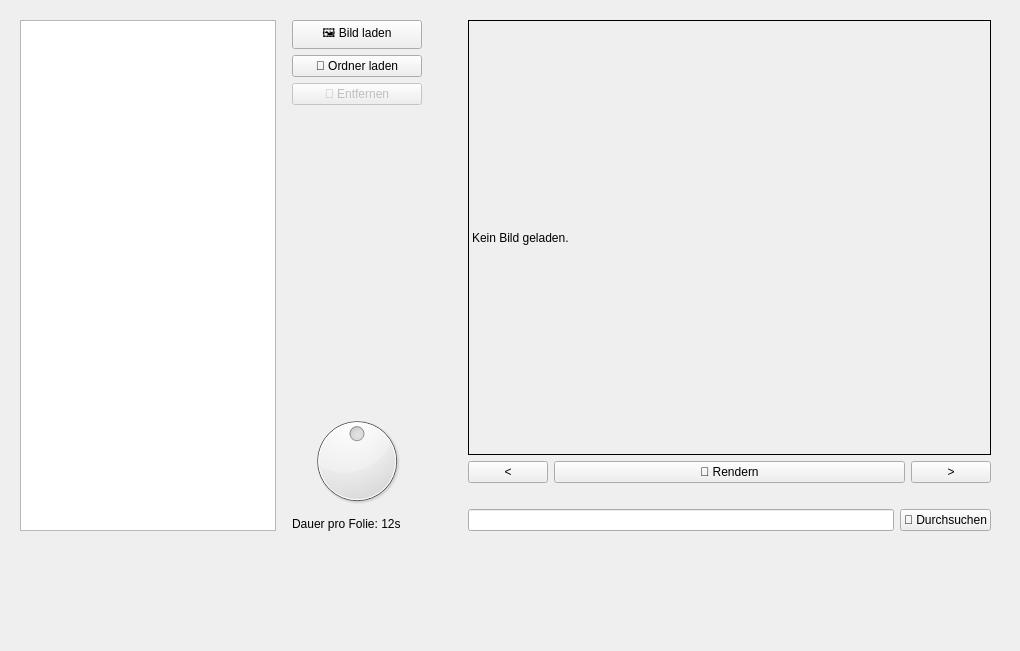
<?xml version="1.0" encoding="UTF-8"?>
<ui version="4.0">
 <class>MainWindow</class>
 <widget class="QMainWindow" name="MainWindow">
  <property name="geometry">
   <rect>
    <x>0</x>
    <y>0</y>
    <width>1020</width>
    <height>651</height>
   </rect>
  </property>
  <property name="sizePolicy">
   <sizepolicy hsizetype="Preferred" vsizetype="Preferred">
    <horstretch>0</horstretch>
    <verstretch>0</verstretch>
   </sizepolicy>
  </property>
  <property name="windowTitle">
   <string>Video Creator</string>
  </property>
  <widget class="QWidget" name="centralwidget">
   <widget class="QWidget" name="horizontalLayoutWidget">
    <property name="geometry">
     <rect>
      <x>20</x>
      <y>20</y>
      <width>971</width>
      <height>511</height>
     </rect>
    </property>
    <layout class="QHBoxLayout" name="horizontalLayout">
     <item>
      <widget class="QListWidget" name="lstImages">
       <property name="sizePolicy">
        <sizepolicy hsizetype="Minimum" vsizetype="Expanding">
         <horstretch>0</horstretch>
         <verstretch>0</verstretch>
        </sizepolicy>
       </property>
       <property name="editTriggers">
        <set>QAbstractItemView::DoubleClicked</set>
       </property>
       <property name="dragEnabled">
        <bool>true</bool>
       </property>
       <property name="dragDropMode">
        <enum>QAbstractItemView::InternalMove</enum>
       </property>
       <property name="selectionMode">
        <enum>QAbstractItemView::ExtendedSelection</enum>
       </property>
       <property name="sortingEnabled">
        <bool>false</bool>
       </property>
      </widget>
     </item>
     <item>
      <spacer name="horizontalSpacer_2">
       <property name="orientation">
        <enum>Qt::Horizontal</enum>
       </property>
       <property name="sizeType">
        <enum>QSizePolicy::Minimum</enum>
       </property>
       <property name="sizeHint" stdset="0">
        <size>
         <width>10</width>
         <height>20</height>
        </size>
       </property>
      </spacer>
     </item>
     <item>
      <layout class="QVBoxLayout" name="verticalLayout_2">
       <item>
        <layout class="QVBoxLayout" name="verticalLayout">
         <item>
          <widget class="QPushButton" name="btnLoadImage">
           <property name="text">
            <string>🖼️ Bild laden</string>
           </property>
          </widget>
         </item>
         <item>
          <widget class="QPushButton" name="btnLoadFolder">
           <property name="text">
            <string>📁 Ordner laden</string>
           </property>
          </widget>
         </item>
         <item>
          <widget class="QPushButton" name="btnRemoveImage">
           <property name="enabled">
            <bool>false</bool>
           </property>
           <property name="text">
            <string>🚫 Entfernen</string>
           </property>
          </widget>
         </item>
        </layout>
       </item>
       <item>
        <spacer name="verticalSpacer">
         <property name="orientation">
          <enum>Qt::Vertical</enum>
         </property>
         <property name="sizeHint" stdset="0">
          <size>
           <width>20</width>
           <height>40</height>
          </size>
         </property>
        </spacer>
       </item>
       <item>
        <spacer name="horizontalSpacer_3">
         <property name="orientation">
          <enum>Qt::Horizontal</enum>
         </property>
         <property name="sizeType">
          <enum>QSizePolicy::Fixed</enum>
         </property>
         <property name="sizeHint" stdset="0">
          <size>
           <width>130</width>
           <height>20</height>
          </size>
         </property>
        </spacer>
       </item>
       <item>
        <widget class="QDial" name="dialImageDuration">
         <property name="maximum">
          <number>24</number>
         </property>
         <property name="value">
          <number>12</number>
         </property>
        </widget>
       </item>
       <item>
        <widget class="QLabel" name="lblImageDuration">
         <property name="sizePolicy">
          <sizepolicy hsizetype="Fixed" vsizetype="Fixed">
           <horstretch>0</horstretch>
           <verstretch>0</verstretch>
          </sizepolicy>
         </property>
         <property name="text">
          <string>Dauer pro Folie: 12s</string>
         </property>
        </widget>
       </item>
      </layout>
     </item>
     <item>
      <spacer name="horizontalSpacer">
       <property name="orientation">
        <enum>Qt::Horizontal</enum>
       </property>
       <property name="sizeType">
        <enum>QSizePolicy::Minimum</enum>
       </property>
       <property name="sizeHint" stdset="0">
        <size>
         <width>40</width>
         <height>20</height>
        </size>
       </property>
      </spacer>
     </item>
     <item>
      <layout class="QVBoxLayout" name="verticalLayout_3">
       <item>
        <widget class="QLabel" name="preview">
         <property name="sizePolicy">
          <sizepolicy hsizetype="Expanding" vsizetype="Expanding">
           <horstretch>0</horstretch>
           <verstretch>0</verstretch>
          </sizepolicy>
         </property>
         <property name="frameShape">
          <enum>QFrame::Box</enum>
         </property>
         <property name="text">
          <string>Kein Bild geladen.</string>
         </property>
        </widget>
       </item>
       <item>
        <layout class="QHBoxLayout" name="horizontalLayout_2">
         <item>
          <widget class="QPushButton" name="btnPreviousImage">
           <property name="sizePolicy">
            <sizepolicy hsizetype="Fixed" vsizetype="Fixed">
             <horstretch>0</horstretch>
             <verstretch>0</verstretch>
            </sizepolicy>
           </property>
           <property name="text">
            <string>&lt;</string>
           </property>
          </widget>
         </item>
         <item>
          <widget class="QPushButton" name="btnRender">
           <property name="sizePolicy">
            <sizepolicy hsizetype="Expanding" vsizetype="Fixed">
             <horstretch>0</horstretch>
             <verstretch>0</verstretch>
            </sizepolicy>
           </property>
           <property name="text">
            <string>🔴 Rendern</string>
           </property>
          </widget>
         </item>
         <item>
          <widget class="QPushButton" name="btnNextImage">
           <property name="sizePolicy">
            <sizepolicy hsizetype="Minimum" vsizetype="Fixed">
             <horstretch>0</horstretch>
             <verstretch>0</verstretch>
            </sizepolicy>
           </property>
           <property name="text">
            <string>&gt;</string>
           </property>
          </widget>
         </item>
        </layout>
       </item>
       <item>
        <spacer name="verticalSpacer_2">
         <property name="orientation">
          <enum>Qt::Vertical</enum>
         </property>
         <property name="sizeType">
          <enum>QSizePolicy::Minimum</enum>
         </property>
         <property name="sizeHint" stdset="0">
          <size>
           <width>20</width>
           <height>20</height>
          </size>
         </property>
        </spacer>
       </item>
       <item>
        <layout class="QHBoxLayout" name="horizontalLayout_3">
         <item>
          <widget class="QLineEdit" name="edtOutputPath"/>
         </item>
         <item>
          <widget class="QPushButton" name="btnBrowseOutput">
           <property name="text">
            <string>📁 Durchsuchen</string>
           </property>
          </widget>
         </item>
        </layout>
       </item>
      </layout>
     </item>
    </layout>
   </widget>
  </widget>
  <widget class="QMenuBar" name="menubar">
   <property name="geometry">
    <rect>
     <x>0</x>
     <y>0</y>
     <width>1020</width>
     <height>23</height>
    </rect>
   </property>
  </widget>
  <action name="actionRendern">
   <property name="text">
    <string>Rendern</string>
   </property>
  </action>
  <action name="actionBeenden">
   <property name="text">
    <string>Beenden</string>
   </property>
  </action>
 </widget>
 <resources/>
 <connections>
  <connection>
   <sender>actionBeenden</sender>
   <signal>triggered()</signal>
   <receiver>MainWindow</receiver>
   <slot>close()</slot>
   <hints>
    <hint type="sourcelabel">
     <x>-1</x>
     <y>-1</y>
    </hint>
    <hint type="destinationlabel">
     <x>334</x>
     <y>339</y>
    </hint>
   </hints>
  </connection>
 </connections>
</ui>
